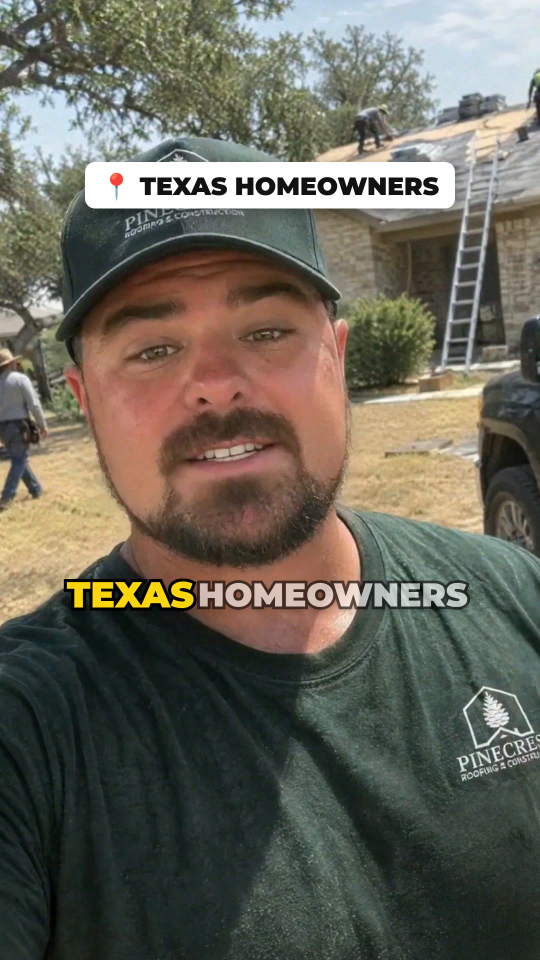
#> input picture connor/stills/1-face-hook.jpg, 1080 x 1920 px, given in place of source.mp4, which was not available (shown at 1/2 size)
$ python logo.py
#> lines starting #> are read from the running program, lines starting #| are printed output that depends on the picture; after the words box and inside, x2 and y2 are one past the last pixel; in counts of white or black regions, pixels touching at a corner belong together
"""Replace the garbled AI shirt logo on the client's take with the real Pinecrest logo (assets/logo-src.jpg).

Per frame: ECC-track the chest patch against frame 0 (euclidean warp, held through hand occlusions), inpaint the old
print away, then print the real logo through the same warp, shaded by the shirt's local lighting and kept under any
skin (his hand passes in front of it). Writes assets/source_logo.mp4 (video only; timing identical to the source)."""
import os, subprocess
import cv2, numpy as np
ROOT = os.path.dirname(os.path.dirname(os.path.abspath(__file__))); os.chdir(ROOT)

X0, Y0, PW, PH = 330, 895, 130, 120          # reference patch (frame 0) around the chest logo
CX, CY, LH = 395, 955, 88                      # old logo centre and the new logo's height in frame-0 pixels
INK = np.array([228, 230, 232], np.float32)    # off-white print (BGR)

cap = cv2.VideoCapture("assets/source.mp4")
fps = cap.get(cv2.CAP_PROP_FPS); W = int(cap.get(cv2.CAP_PROP_FRAME_WIDTH)); H = int(cap.get(cv2.CAP_PROP_FRAME_HEIGHT))
ok, f0 = cap.read(); assert ok
#> further down, f0 is the input picture: shape (1920, 1080, 3); mean B, G, R 89.9, 101.1, 104.1
g0 = cv2.GaussianBlur(cv2.cvtColor(f0, cv2.COLOR_BGR2GRAY), (3, 3), 0)
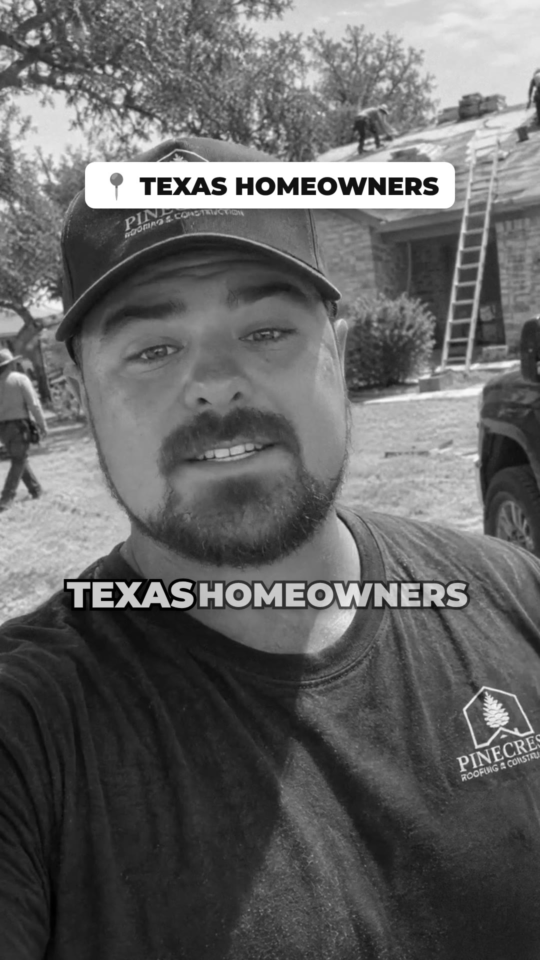
#> g0: shape (1920, 1080) (shown at 1/2 size); min 0, max 255, mean 100.8
ref = g0[Y0:Y0 + PH, X0:X0 + PW].astype(np.float32)
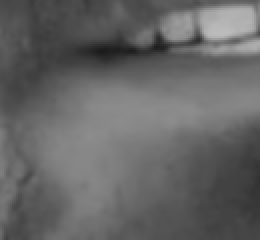
#> ref: shape (120, 130) float32 (shown 2 times larger); min 27, max 189, mean 100.9

# old print in reference coords: bright, unsaturated pixels inside the logo footprint
hsv0 = cv2.cvtColor(f0[Y0:Y0 + PH, X0:X0 + PW], cv2.COLOR_BGR2HSV)
#> hsv0: shape (120, 130, 3); mean H, S, V 9.8, 111.4, 130.6
old = ((hsv0[..., 2] > 105) & (hsv0[..., 1] < 90)).astype(np.uint8)
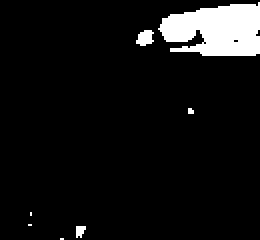
#> old: shape (120, 130) (shown 2 times larger); values 0 (black) and 1 (white), 7.2% white; 7 white regions (4 under 20 px), largest, box (x1, y1, x2, y2) and area: (79, 1, 130, 28) 1030, (68, 15, 77, 23) 52, (38, 113, 43, 119) 23
foot = np.zeros_like(old); cv2.ellipse(foot, (CX - X0, CY - Y0), (52, 48), 0, 0, 360, 1, -1)
#> after `cv2.ellipse(foot, (CX - X0, CY - Y0), (52, 48), 0, 0, 360, 1, -1)`:
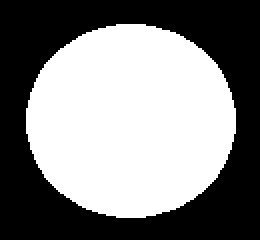
#> foot: shape (120, 130) (shown 2 times larger); values 0 (black) and 1 (white), 51.2% white; 1 black region, box (x1, y1, x2, y2) and area: (0, 0, 130, 120) 7605
old = cv2.dilate(old * foot, np.ones((5, 5), np.uint8))
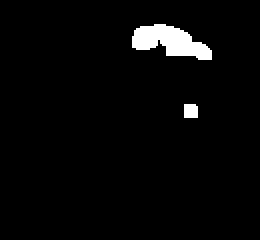
#> old: shape (120, 130) (shown 2 times larger); values 0 (black) and 1 (white), 3.1% white; 2 white regions, box (x1, y1, x2, y2) and area: (66, 12, 106, 30) 429, (92, 52, 99, 59) 48

# real logo -> alpha in reference coords
lg = cv2.imread("assets/logo-src.jpg", cv2.IMREAD_GRAYSCALE)
#> (the run stopped early here; a loop or call above may not have finished)

$ run again, on connor/stills/2-broll-aerial-30000.jpg
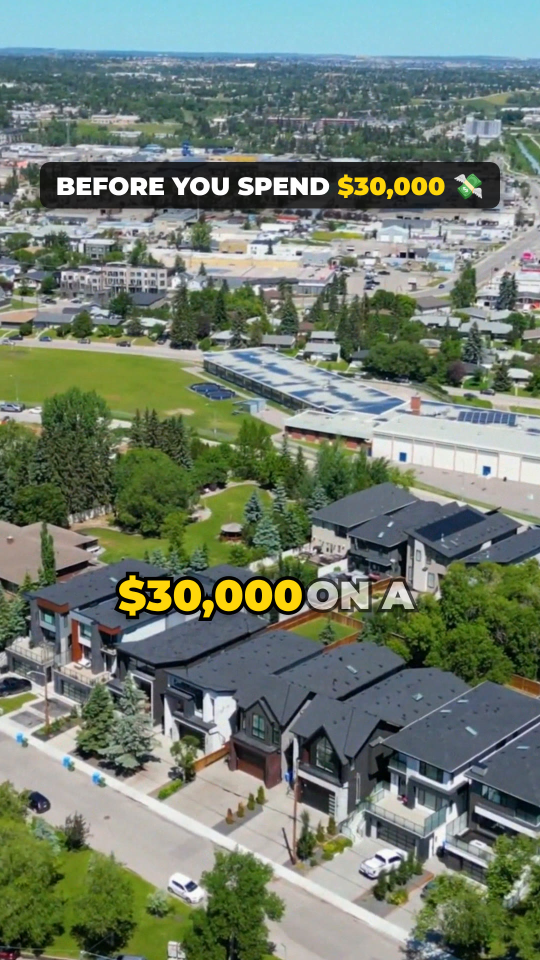
#> input picture connor/stills/2-broll-aerial-30000.jpg, 1080 x 1920 px, given in place of source.mp4, which was not available (shown at 1/2 size)
#> f0 is the input picture: shape (1920, 1080, 3); mean B, G, R 111.2, 125.5, 113.6
#> `ref = g0[Y0:Y0 + PH, X0:X0 + PW].astype(np.float32)`:
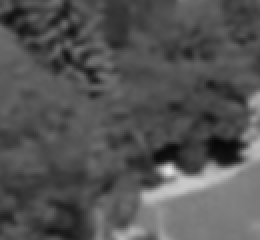
#> ref: shape (120, 130) float32 (shown 2 times larger); min 7, max 227, mean 83.4
#> hsv0: shape (120, 130, 3); mean H, S, V 43.6, 140.1, 95.5
#> foot: shape (120, 130); values 0 (black) and 1 (white), 51.2% white; 1 black region, box (x1, y1, x2, y2) and area: (0, 0, 130, 120) 7605
#> `old = cv2.dilate(old * foot, np.ones((5, 5), np.uint8))`:
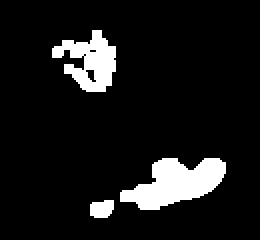
#> old: shape (120, 130) (shown 2 times larger); values 0 (black) and 1 (white), 9.3% white; 3 white regions, box (x1, y1, x2, y2) and area: (60, 79, 113, 105) 816, (26, 15, 58, 46) 551, (45, 100, 57, 109) 91
